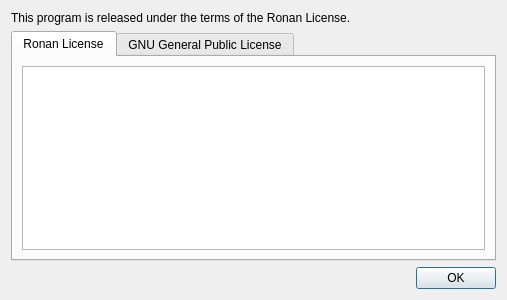
<?xml version="1.0" encoding="UTF-8"?>
<ui version="4.0">
 <class>LicenseDialog</class>
 <widget class="QDialog" name="LicenseDialog">
  <property name="geometry">
   <rect>
    <x>0</x>
    <y>0</y>
    <width>507</width>
    <height>300</height>
   </rect>
  </property>
  <property name="windowTitle">
   <string>Dialog</string>
  </property>
  <layout class="QVBoxLayout" name="verticalLayout_2">
   <item>
    <widget class="QLabel" name="lblLicense">
     <property name="text">
      <string>This program is released under the terms of the Ronan License.</string>
     </property>
    </widget>
   </item>
   <item>
    <widget class="QTabWidget" name="tabWidget">
     <property name="currentIndex">
      <number>0</number>
     </property>
     <widget class="QWidget" name="tab">
      <attribute name="title">
       <string>Ronan License</string>
      </attribute>
      <layout class="QVBoxLayout" name="verticalLayout">
       <item>
        <widget class="QTextEdit" name="txtRonan">
         <property name="readOnly">
          <bool>true</bool>
         </property>
        </widget>
       </item>
      </layout>
     </widget>
     <widget class="QWidget" name="tab_2">
      <attribute name="title">
       <string>GNU General Public License</string>
      </attribute>
      <layout class="QVBoxLayout" name="verticalLayout_3">
       <item>
        <widget class="QTextEdit" name="txtGPL">
         <property name="readOnly">
          <bool>true</bool>
         </property>
        </widget>
       </item>
      </layout>
     </widget>
    </widget>
   </item>
   <item>
    <widget class="QDialogButtonBox" name="buttonBox">
     <property name="orientation">
      <enum>Qt::Horizontal</enum>
     </property>
     <property name="standardButtons">
      <set>QDialogButtonBox::Ok</set>
     </property>
    </widget>
   </item>
  </layout>
 </widget>
 <resources/>
 <connections>
  <connection>
   <sender>buttonBox</sender>
   <signal>accepted()</signal>
   <receiver>LicenseDialog</receiver>
   <slot>accept()</slot>
   <hints>
    <hint type="sourcelabel">
     <x>227</x>
     <y>282</y>
    </hint>
    <hint type="destinationlabel">
     <x>157</x>
     <y>274</y>
    </hint>
   </hints>
  </connection>
  <connection>
   <sender>buttonBox</sender>
   <signal>rejected()</signal>
   <receiver>LicenseDialog</receiver>
   <slot>reject()</slot>
   <hints>
    <hint type="sourcelabel">
     <x>295</x>
     <y>288</y>
    </hint>
    <hint type="destinationlabel">
     <x>286</x>
     <y>274</y>
    </hint>
   </hints>
  </connection>
 </connections>
</ui>
